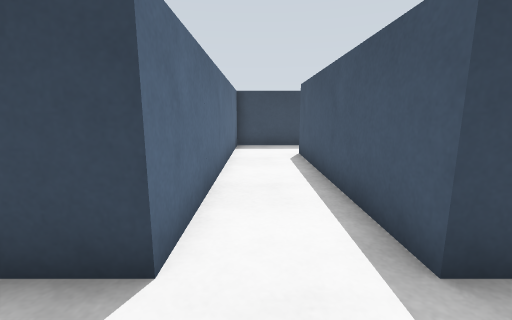
view 1 (above)

21 first-person views from a walk through a world built for the Gazebo simulator. The camera is 0.34 m above the floor, tilts 10° down and sees 90° across. The floor is counted in squares, 0.25 m on a side. Each view is taken from the middle of a square. On the plan, view 1 faces up. The plan holds only what a view shows up to about 13 squares ahead; the rest is blank.

view 2
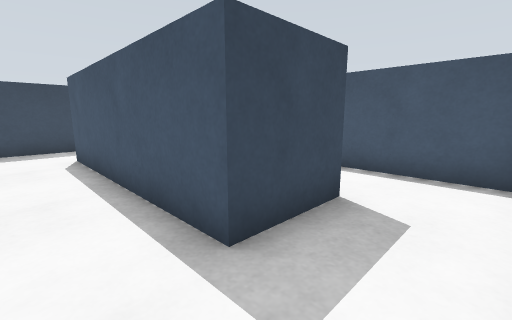

view 3
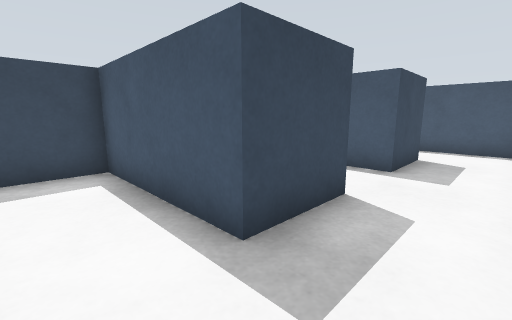

view 4
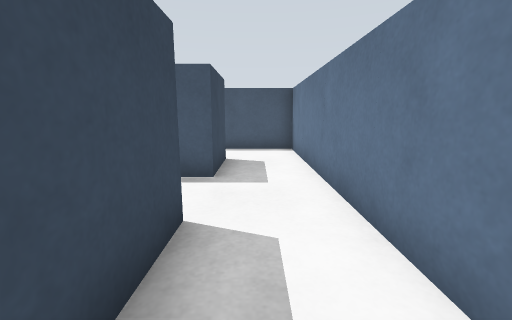

view 5
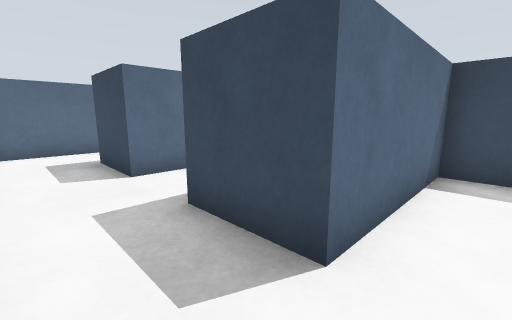

view 6
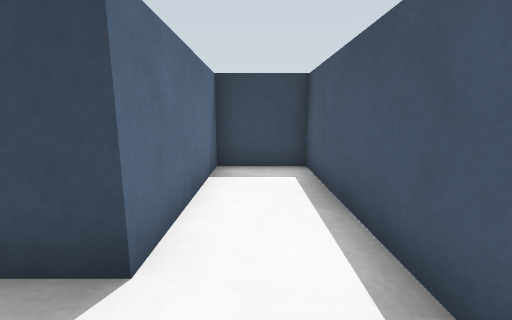

view 7
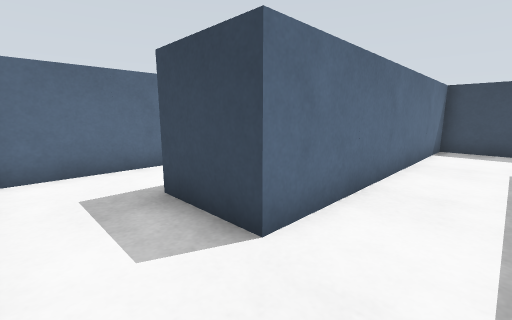

view 8
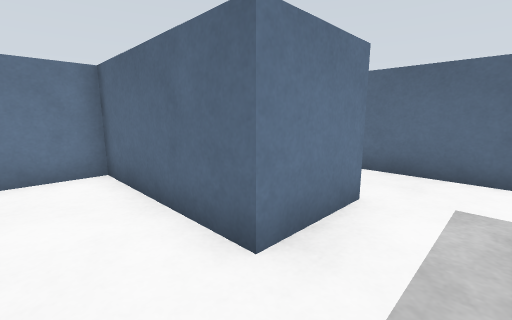

view 9
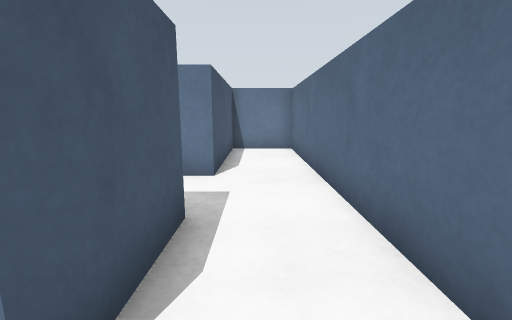

view 10
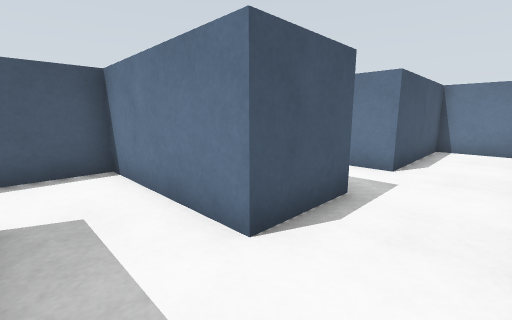

view 11
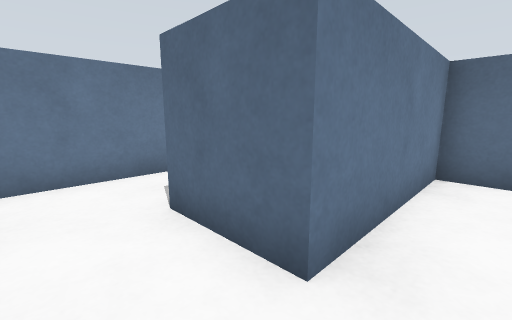

view 12
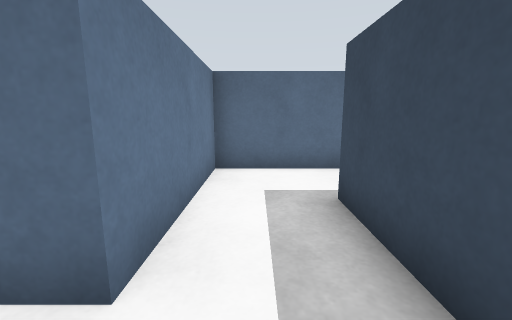

view 13
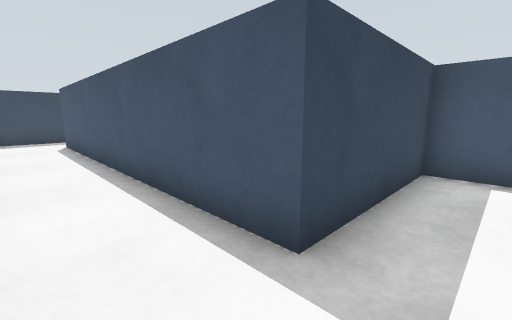

view 14
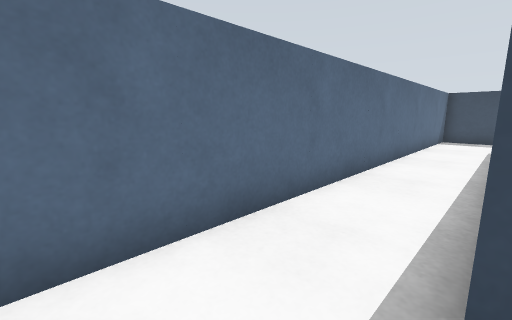

view 15
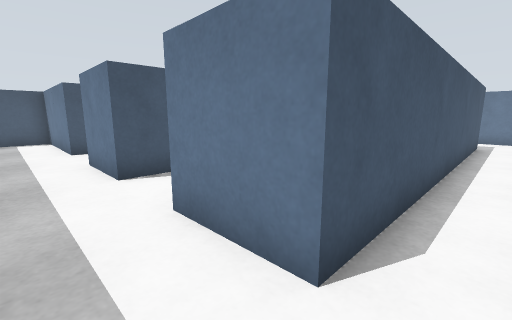

view 16
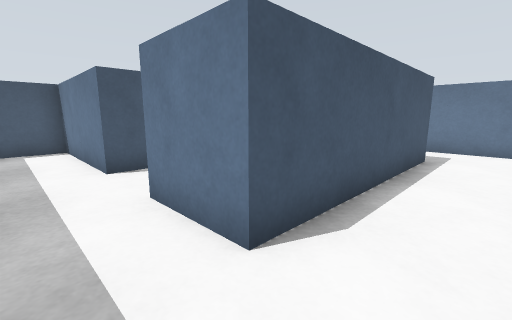

view 17
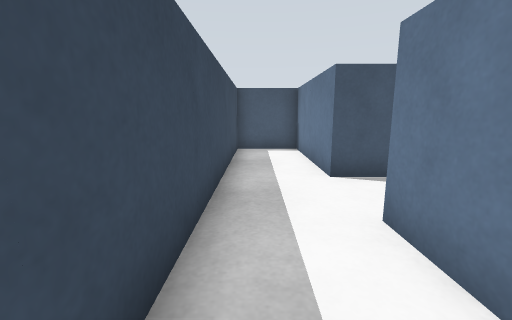

view 18
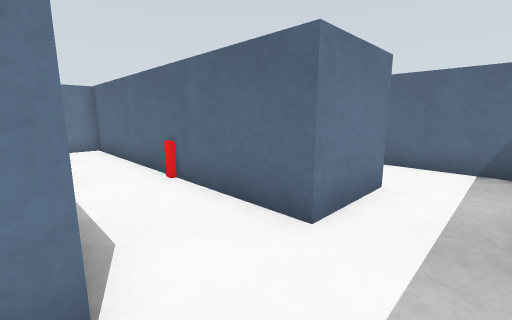

view 19
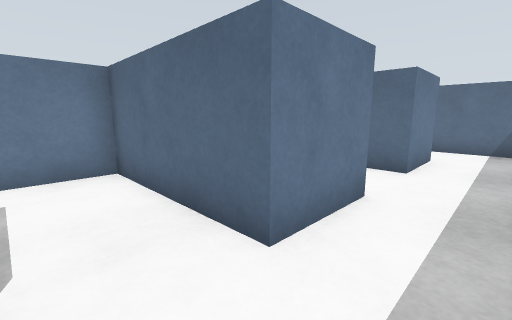

view 20
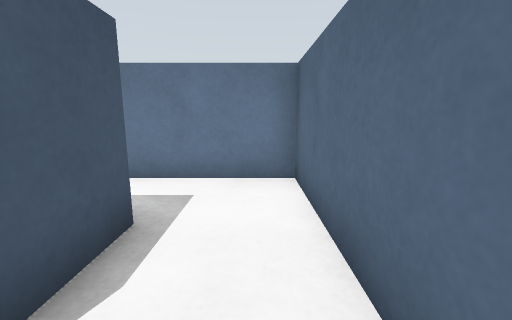

view 21
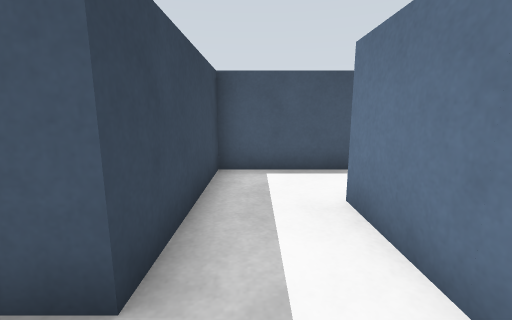

### Floor plan
Points are (right, up) in squares from view 1. A wall is a line through its corners. A room is listed if a view was taken in it or the views show most of it. See-through windows are left out.
Room 1 (views 1, 2, 3, 4, 5, 6, 7, 8, 9, 10, 11, 12)
walls: (-8.1, 6.6) (-8.1, 9.2) (-3.3, 9.2) (-3.3, 11.1); (-10.5, 8.8) (-10.5, -0.5) (-8.1, -0.5) (-8.1, 4.4) (-5.7, 4.4) (-5.7, -0.5) (6.4, -0.5) (6.4, 6.7) (4, 6.7) (4, 1.9) (1.6, 1.9) (1.6, 9.2); (2, 11.5) (-0.9, 11.5) (-0.9, 1.9) (-3.3, 1.9) (-3.3, 6.7) (-5.1, 6.7); (-5.7, 14) (-5.7, 11.5); (-3.3, 14.9) (-3.3, 16.4) (-5.5, 16.4)
ways out: opening at (-5, 15) to room 2
Room 2 (views 13, 14, 15, 16, 17, 18, 19, 20, 21)
walls: (-3.3, 21.1) (-3.3, 28.3) (-0.9, 28.3) (-0.9, 23.5) (4, 23.5); (-7.6, 30.7) (-10.5, 30.7) (-10.5, 14) (-5.7, 14); (-5.5, 16.4) (-8.1, 16.4) (-8.1, 28.3) (-5.7, 28.3) (-5.7, 18.7) (-2.8, 18.7); (6.4, 22.6) (6.4, 25.9) (1.6, 25.9) (1.6, 28.3) (6.4, 28.3) (6.4, 30.7) (-3.4, 30.7)
ways out: opening at (-5, 15) to room 1
objects: red box (-6, 25)

Where each view was taken, in squares from view 1:
view 1: 0 up, 0 right, facing up
view 2: 0 up, 0 right, facing up-right
view 3: 0 up, 5 left, facing up-right
view 4: 1 up, 4 left, facing right
view 5: 0 up, 5 right, facing up-left
view 6: 0 up, 5 right, facing up
view 7: 0 up, 1 right, facing up-left
view 8: 6 up, 4 left, facing down-left
view 9: 10 up, 9 left, facing down
view 10: 11 up, 10 left, facing down-right
view 11: 15 up, 4 left, facing down-left
view 12: 15 up, 4 left, facing left
view 13: 15 up, 10 left, facing up-right
view 14: 15 up, 8 left, facing up-left
view 15: 30 up, 9 left, facing down-right
view 16: 30 up, 5 left, facing down-right
view 17: 30 up, 4 left, facing right
view 18: 30 up, 3 left, facing down-left
view 19: 30 up, 1 right, facing down-left
view 20: 29 up, 0 right, facing down
view 21: 25 up, 0 right, facing right
